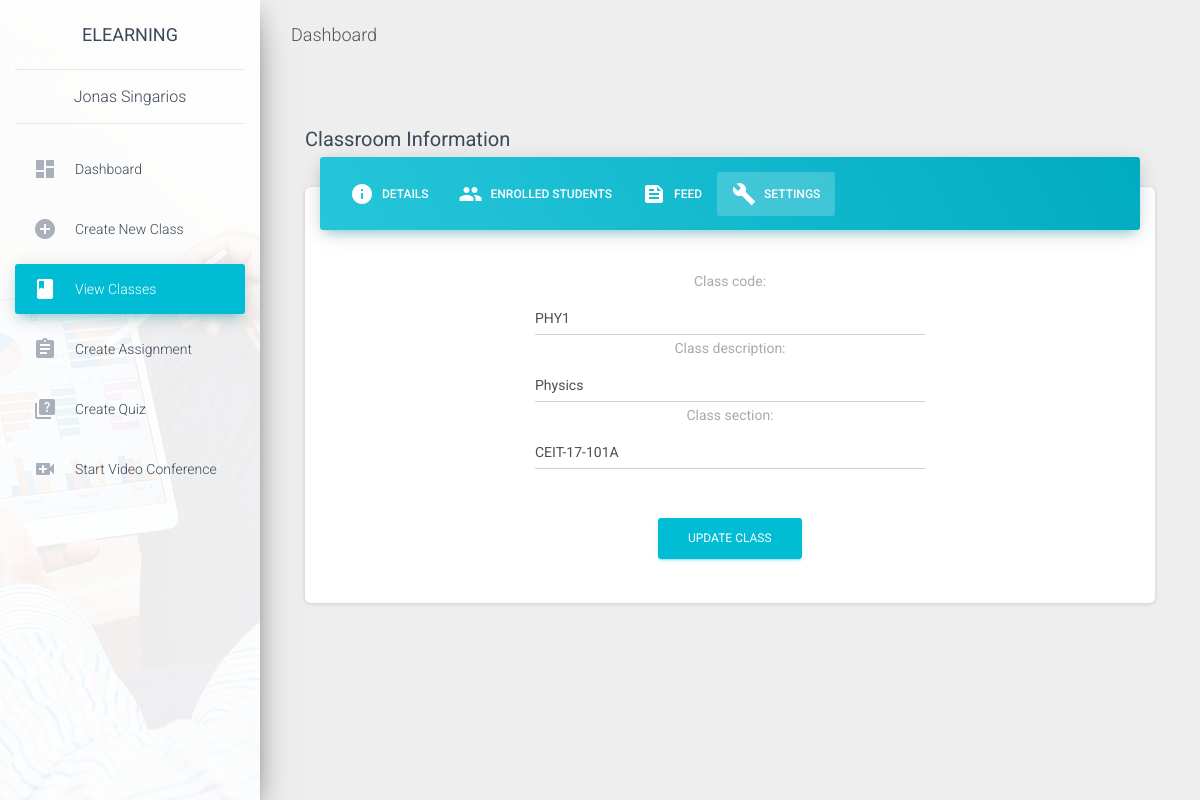
/professors/1/view_classes/1/show_class_settings, run on the app's committed database.
### professors/models.py (models this page shows, shortened)
class Professor(models.Model):
    name = models.CharField(max_length=200, null=True)
    email = models.CharField(max_length=200, null=True)
    date_created = models.DateTimeField(auto_now_add=True)

class Class(models.Model):
    professor = models.ForeignKey(Professor, on_delete=models.CASCADE)
    class_code = models.CharField(max_length=200, null=True)
    class_description = models.CharField(max_length=200, null=True)
    class_section = models.CharField(max_length=200, null=True)
    unique_code = models.CharField(max_length=200, null=True, unique=True)
    date_created = models.DateTimeField(auto_now_add=True)

### professors/views.py (the view)
# urls.py: path('<str:pk>/view_classes/<str:class_id>/show_class_settings', views.show_class_settings, name='professor_show_class_settings'),
def show_class_settings(request, pk, class_id):
    prof = Professor.objects.get(id=pk)
    current_class = Class.objects.get(id=class_id)
    class_info = Class.objects.filter(id=class_id)
    form = ClassForm(instance=current_class)
    id = int(pk)
    if request.method == 'POST':
        form = ClassForm(request.POST, instance=current_class)
        if form.is_valid():
            form.save()
            return HttpResponseRedirect('/professors/%d/' % id)
    context={'prof': prof, 'current_class':current_class, 'class_info':class_info, 'form':form}
    return render(request, 'professors/show_class_settings.html', context)

### professors/forms.py
class ClassForm(forms.ModelForm):
    class Meta:
        model = Class
        fields = '__all__'
        widgets = {
            'professor': forms.HiddenInput(),
            'unique_code': forms.HiddenInput(),
            'class_code': forms.TextInput(attrs={'class': 'form-control'}),
            'class_description': forms.TextInput(attrs={'class': 'form-control'}),
            'class_section': forms.TextInput(attrs={'class': 'form-control'}),
        }

### professors/templates/professors/show_class_settings.html (shortened to what this page needs)
{%  extends 'professors/base.html' %}
{% load static %}
{% block professors_content %}
<div class="section section-tabs">
    <div class="container">
        <div id="nav-tabs">
            <div class="row">
                <div class="col-md-12">
                    <h3><small>Classroom Information</small></h3>
                    <div class="card card-nav-tabs">
                        <div class="card-header card-header-info">
                            <div class="nav-tabs-navigation">
                                <div class="nav-tabs-wrapper">
                                    <ul class="nav nav-tabs" data-tabs="tabs">
                                        <li class="nav-item">
                                            <a class="nav-link" href="{% url 'professor_show_class' prof.id current_class.id %}">
                                            <i class="material-icons">info</i>
                                            Details
                                            </a>
                                        </li>
                                        <li class="nav-item">
                                            <a class="nav-link" href="{% url 'professor_show_students' prof.id current_class.id %}">
                                            <i class="material-icons">people</i>
                                            Enrolled Students
                                            </a>
                                        </li>
                                        <li class="nav-item">
                                            <a class="nav-link" href="{% url 'professor_show_feed' prof.id current_class.id %}">
                                            <i class="material-icons">feed</i>
                                            Feed
                                            </a>
                                        </li>
                                        <li class="nav-item">
                                            <a class="nav-link active" href="{% url 'professor_show_class_settings' prof.id current_class.id %}">
                                            <i class="material-icons">build</i>
                                            Settings
                                            </a>
                                        </li>
                                    </ul>
                                </div>
                            </div>
                        </div>
                        <div class="card-body">
                            <div class="tab-content text-center">
                                <div class="tab-pane active" id="details">
                                    <div class="row justify-content-center">
                                        <div class="col-lg-6 py-4">
                                            <form action="" method="POST">
                                                {{form}}
                                                <input class="btn btn-info mt-5" type="submit" value="Update Class">
                                            </form>
                                        </div>
                                    </div>
                                </div>
                            </div>
                        </div>
                    </div>
                </div>
            </div>
        </div>
    </div>
</div>
{% endblock professors_content %}

### professors/templates/professors/base.html (shortened to what this page needs)
{% load static %}
<!DOCTYPE html>
<html lang="en">
<head>
  <link rel="stylesheet" href="https://maxcdn.bootstrapcdn.com/font-awesome/latest/css/font-awesome.min.css">
  <link href="{% static 'professors/css/material-dashboard.css' %}" rel="stylesheet" />
</head>
<body class="">
  <div class="wrapper ">
    <div class="sidebar" data-color="azure" data-background-color="white" data-image="{% static 'professors/img/sidebar-3.jpg' %}">
      <div class="logo"><a href="{% url 'professor_dashboard' prof.id %}" class="simple-text logo-normal">
          eLearning
        </a>
      </div>
      <div class="logo text-center">{{prof.name}}</div>
      <div class="sidebar-wrapper">
        {% with request.resolver_match.url_name as url_name %}
        <ul class="nav">
          <li class="nav-item {% if url_name == 'professor_dashboard' %}active{% endif %}">
            <a class="nav-link" href="{% url 'professor_dashboard' prof.id %}">
              <i class="material-icons">dashboard</i>
              <p>Dashboard</p>
            </a>
          </li>
          <li class="nav-item {% if url_name == 'professor_create_class' %}active{% endif %}">
            <a class="nav-link" href="{% url 'professor_create_class' prof.id %}">
              <i class="material-icons">add_circle</i>
              <p>Create New Class</p>
            </a>
          </li>
          <li class="nav-item {% if url_name == 'professor_view_classes' or url_name == 'professor_show_class' or url_name == 'professor_show_students' or url_name == 'professor_show_feed' or url_name == 'professor_show_class_settings'%}active{% endif %}">
            <a class="nav-link" href="{% url 'professor_view_classes' prof.id %}">
              <i class="material-icons">class</i>
              <p>View Classes</p>
            </a>
          </li>
          <li class="nav-item ">
            <a class="nav-link" href="./tables.html">
              <i class="material-icons">assignment</i>
              <p>Create Assignment</p>
            </a>
          </li>
          <li class="nav-item ">
            <a class="nav-link" href="./typography.html">
              <i class="material-icons">quiz</i>
              <p>Create Quiz</p>
            </a>
          </li>
          <li class="nav-item ">
            <a class="nav-link" href="http://meet.google.com/new" target ="_blank">
              <i class="material-icons">video_call  </i>
              <p>Start Video Conference</p>
            </a>
          </li>
          <li class="nav-item active-pro ">
            <a class="nav-link" href="./upgrade.html">
            </a>
          </li>
        </ul>
        {% endwith %}
      </div>
    </div>
    <div class="main-panel">
      <nav class="navbar navbar-expand-lg navbar-transparent navbar-absolute fixed-top ">
        <div class="container-fluid">
          <div class="navbar-wrapper">
            <a class="navbar-brand" href="javascript:;">Dashboard</a>
          </div>
        </div>
      </nav>
      <div class="content">
        <div class="container-fluid">
          {% block professors_content %} {% endblock %}
        </div>
      </div>
    </div>
  </div>
</body>
</html>

### data on the page
Professor: name "Jonas Singarios"
Class: class_code "PHY1", class_description "Physics", class_section "CEIT-17-101A"
